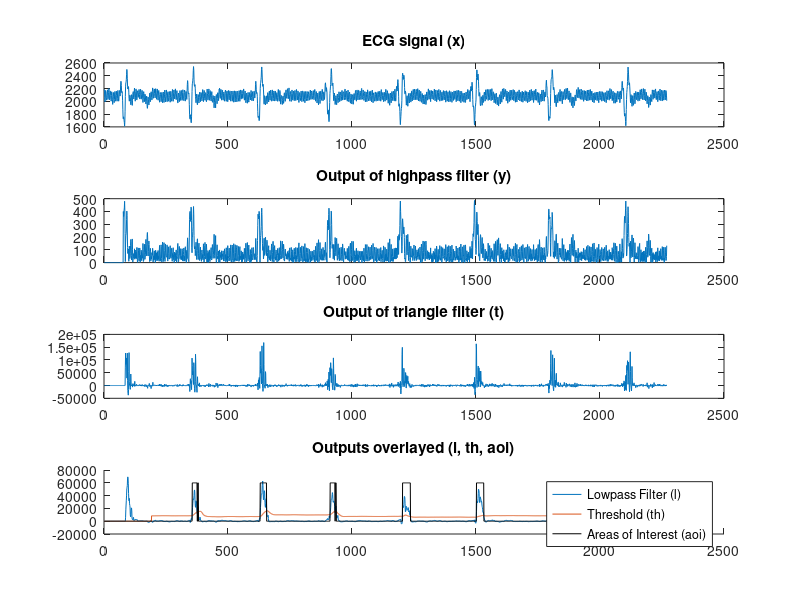

Write MATLAB code to recreate this figure.
% Load data
data = csvread('output.csv');

% Extract columns into variables
x = data(:,1);
x_bar = data(:,2);
y = data(:,3);
t = data(:,4);
l = data(:,5);
th = data(:,6);
aoi = data(:,7)*60000;

% Create a new figure
figure

% Subplot for ECG signal
subplot(4,1,1);
plot(x);
title('ECG signal (x)');

% Subplot for output of highpass filter
subplot(4,1,2);
plot(y);
title('Output of highpass filter (y)');

% Subplot for output of triangle filter
subplot(4,1,3);
plot(t);
title('Output of triangle filter (t)');

% Subplot for output of lowpass filter, threshold, and areas of interest
subplot(4,1,4);
hold on; % This allows multiple plots on the same axes
plot(l);
plot(th);
plot(aoi,'k');
hold off;
legend('Lowpass Filter (l)', 'Threshold (th)', 'Areas of Interest (aoi)');
title('Outputs overlayed (l, th, aoi)');

